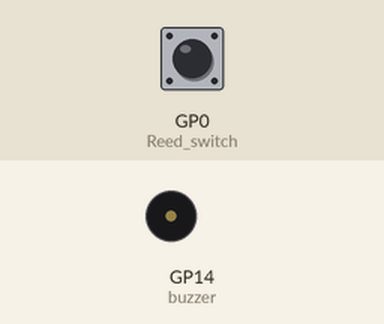
Recording of a program running on a simulated Raspberry Pi Pico running MicroPython. Parts: buzzer (waves = sounding). The test bench sets the inputs (shaded band); at power-on: GP0 (Reed_switch) HIGH.

Above: at 1.2 s.
1.3 s: GP0 (Reed_switch) pulled LOW for 1.2 s
At 2.8 s:
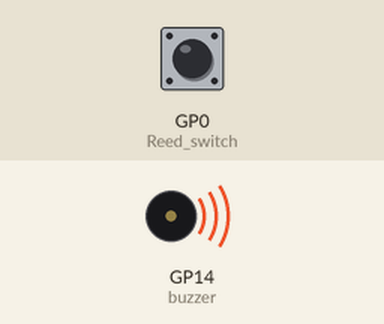
Timing chart, 0 to 24.0 s (numbered marks = the images above; inputs shaded):
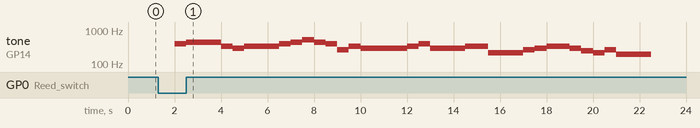

The program:

main.py
```python
################################
# Reed Switch interface with RPi Pico
# Author: Dharmendra Kumar Yadav
#####################################
from machine import Pin,PWM
import utime
from utime import sleep

Reed_switch = Pin(0, Pin.IN, Pin.PULL_UP)
buzzer = PWM(Pin(14))

Tone_CL = [0, 131, 147, 165, 175, 196, 211, 248]        # low C note frequency
Tone_CM = [0, 262, 294, 330, 350, 393, 441, 495]        # middle C note frequency
Tone_CH = [0, 525, 589, 661, 700, 786, 882, 990]        # high C note frequency

# sheet music
song_1 = [ Tone_CM[3], Tone_CM[5], Tone_CM[6], Tone_CM[3], Tone_CM[2], Tone_CM[3], Tone_CM[5], Tone_CM[6],
           Tone_CH[1], Tone_CM[6], Tone_CM[5], Tone_CM[1], Tone_CM[3], Tone_CM[2], Tone_CM[2], Tone_CM[3],
           Tone_CM[5], Tone_CM[2], Tone_CM[3], Tone_CM[3], Tone_CL[6], Tone_CL[6], Tone_CL[6], Tone_CM[1],
           Tone_CM[2], Tone_CM[3], Tone_CM[2], Tone_CL[7], Tone_CL[6], Tone_CM[1], Tone_CL[5] ]
# The beat of the song
beat_1 = [ 1, 1, 3, 1, 1, 3, 1, 1,
           1, 1, 1, 1, 1, 1, 3, 1,
           1, 3, 1, 1, 1, 1, 1, 1,
           1, 2, 1, 1, 1, 1, 1, 1,
           1, 1, 3]

# Buzzer play function
def playtone(frequency):
    buzzer.duty_u16(1000)
    buzzer.freq(frequency)

# Stop play function
def bequiet():
    buzzer.duty_u16(0)

if __name__ == '__main__':
    while True:
        if Reed_switch.value() == 0:
            for i in range(1, len(song_1)):     # play song
                playtone(song_1[i])            # Set the frequency of the song notes
                sleep(beat_1[i] * 0.5)         # Delay a note by one beat * 0.5 seconds
        sleep(1)
        bequiet()
```

Measured:
- after the input at 1.3 s, tone on GP14 (buzzer): plays 393 Hz for 0.50 s, 441 Hz for 1.5 s, 330 Hz for 0.50 s, 294 Hz for 0.50 s, 330 Hz for 1.5 s, 393 Hz for 0.50 s … (26 notes in this stretch), starting after 0.70 s
